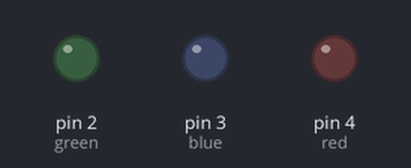
A sketch run on a simulated Arduino Uno, built with avr-gcc and run on an emulated ATmega328P. Shown: output pins drawn as LEDs (lit = HIGH). Pins used as bus, display or sensor lines are not drawn.

Above: at 0.04 s.
At 0.44 s:
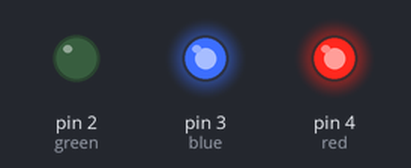
At 0.77 s:
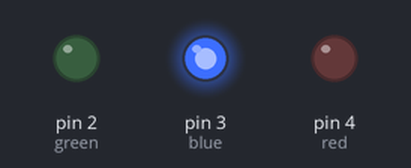
At 1.49 s:
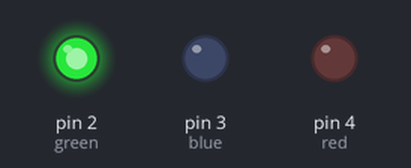
At 2.22 s:
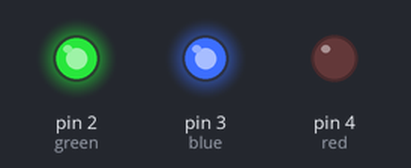
At 2.95 s:
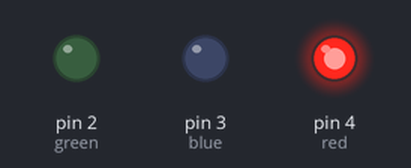
Timing chart, 0 to 3.2 s (numbered marks = the images above):
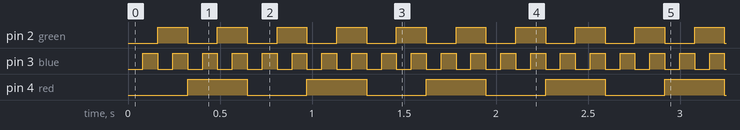

The sketch:

bit_sender.ino
```cpp
#define green 2
#define blue 3
#define red 4
#define cl 5
#define dy 1
#define dy1 80

void setup() {
  Serial.begin(2000000);
  pinMode(green, OUTPUT);
  pinMode(red, OUTPUT);
  pinMode(blue, OUTPUT);
  pinMode(cl, OUTPUT);

}

void loop() {
  for (int i=0; i<8; i++){
    switch (i){
      case 0:
        digitalWrite(red, LOW);
        digitalWrite(green, LOW);
        digitalWrite(blue, LOW);
        delay (dy1);
        digitalWrite(cl, HIGH);
        delay (dy);
        digitalWrite(cl, LOW);
        break;

      case 1:
        digitalWrite(red, LOW);
        digitalWrite(green, LOW);
        digitalWrite(blue, HIGH);
        delay (dy1);
        digitalWrite(cl, HIGH);
        delay (dy);
        digitalWrite(cl, LOW);
        break;

      case 2:
        digitalWrite(red, LOW);
        digitalWrite(green, HIGH);
        digitalWrite(blue, LOW);
        delay (dy1);
        digitalWrite(cl, HIGH);
        delay (dy);
        digitalWrite(cl, LOW);
        break;

      case 3:
        digitalWrite(red, LOW);
        digitalWrite(green, HIGH);
        digitalWrite(blue, HIGH);
        delay (dy1);
        digitalWrite(cl, HIGH);
        delay (dy);
        digitalWrite(cl, LOW);
        break;

      case 4:
        digitalWrite(red, HIGH);
        digitalWrite(green, LOW);
        digitalWrite(blue, LOW);
        delay (dy1);
        digitalWrite(cl, HIGH);
        delay (dy);
        digitalWrite(cl, LOW);
        break;

      case 5:
        digitalWrite(red, HIGH);
        digitalWrite(green, LOW);
        digitalWrite(blue, HIGH);
        delay (dy1);
        digitalWrite(cl, HIGH);
        delay (dy);
        digitalWrite(cl, LOW);
        break;

      case 6:
        digitalWrite(red, HIGH);
        digitalWrite(green, HIGH);
        digitalWrite(blue, LOW);
        delay (dy1);
        digitalWrite(cl, HIGH);
        delay (dy);
        digitalWrite(cl, LOW);
        break;

      case 7:
        digitalWrite(red, HIGH);
        digitalWrite(green, HIGH);
        digitalWrite(blue, HIGH);
        delay (dy1);
        digitalWrite(cl, HIGH);
        delay (dy);
        digitalWrite(cl, LOW);
        break;
    }
    //delay(0);
  }
  //delay(10000);
}
```

Measured:
- by itself, pin 2 (green): alternates HIGH for 0.16 s and LOW for 0.16 s
- by itself, pin 3 (blue): alternates HIGH for 0.08 s and LOW for 0.08 s
- by itself, pin 4 (red): alternates HIGH for 0.32 s and LOW for 0.32 s
